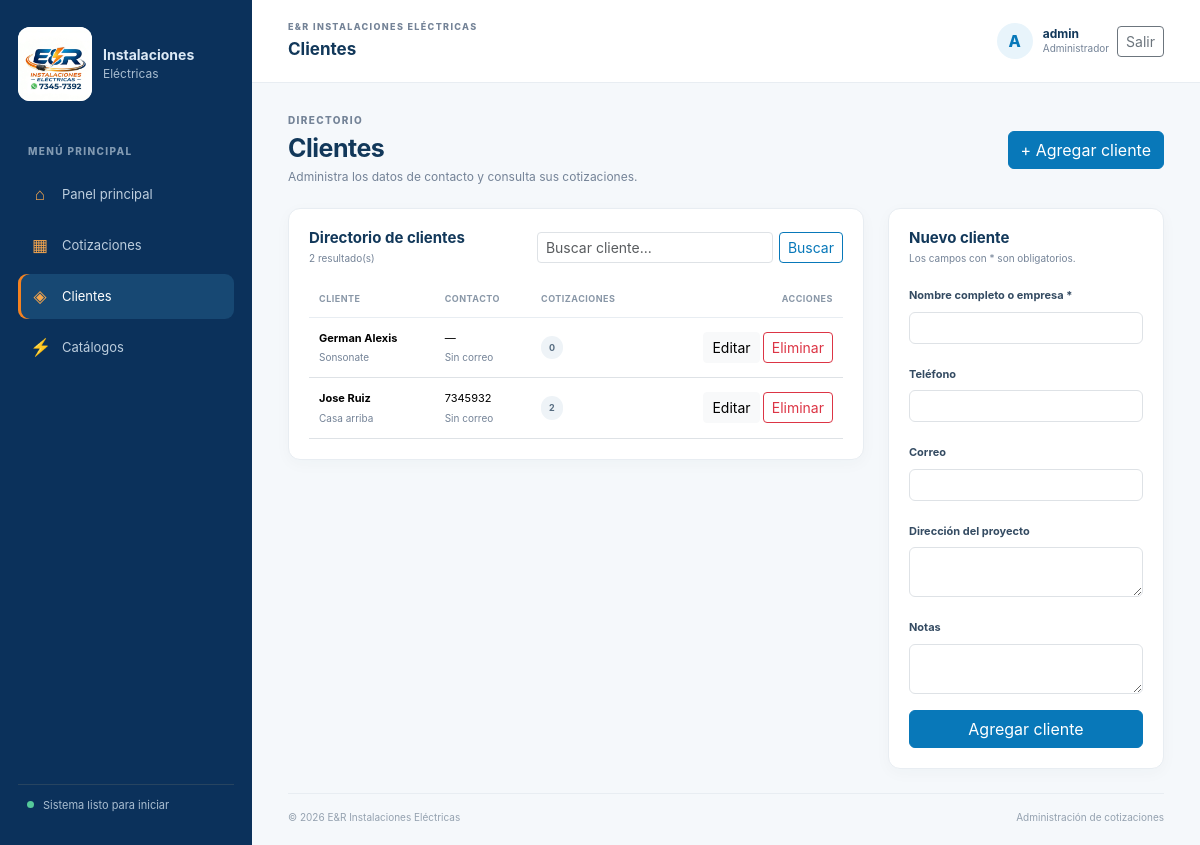
Screenshot of /clients.php (signed in) with the database file from the repository.
### tables this page shows
CREATE TABLE `clientes` (
  `id` bigint(20) UNSIGNED NOT NULL,
  `nombre` varchar(160) NOT NULL,
  `telefono` varchar(30) DEFAULT NULL,
  `correo` varchar(190) DEFAULT NULL,
  `direccion` varchar(500) DEFAULT NULL,
  `notas` text DEFAULT NULL,
  `creado_en` timestamp NOT NULL DEFAULT current_timestamp(),
  `actualizado_en` timestamp NOT NULL DEFAULT current_timestamp() ON UPDATE current_timestamp()
);

### app/bootstrap.php (called while the page is built, shortened)
<?php
$config = require __DIR__ . '/../config/config.php';
date_default_timezone_set($config['timezone']);
function app_config(): array
{
    global $config;
    return $config;
}
function db(): PDO
{
    $database = app_config()['database'];
    $dsn = sprintf(
        'mysql:host=%s;port=%d;dbname=%s;charset=%s',
        $database['host'],
        $database['port'],
        $database['name'],
        $database['charset']
    );
    $connection = new PDO($dsn, $database['username'], $database['password'], [
        PDO::ATTR_ERRMODE => PDO::ERRMODE_EXCEPTION,
        PDO::ATTR_DEFAULT_FETCH_MODE => PDO::FETCH_ASSOC,
        PDO::ATTR_EMULATE_PREPARES => false,
    ]);
    return $connection;
}
function e(string $value): string
{
    return htmlspecialchars($value, ENT_QUOTES | ENT_SUBSTITUTE, 'UTF-8');
}

### public/clients.php (the view, shortened to what this page needs)
<?php
require __DIR__ . '/../app/bootstrap.php';
$form = ['nombre' => '', 'telefono' => '', 'correo' => '', 'direccion' => '', 'notas' => ''];
$editingId = filter_input(INPUT_GET, 'edit', FILTER_VALIDATE_INT) ?: 0;
$search = trim((string) ($_GET['q'] ?? ''));
$statement = db()->prepare(
    "SELECT c.id, c.nombre, c.telefono, c.correo, c.direccion, c.creado_en,
            (SELECT COUNT(*) FROM cotizaciones q WHERE q.cliente_id = c.id) AS total_cotizaciones
     FROM clientes c
     WHERE (:search = '' OR c.nombre LIKE :name_search OR c.correo LIKE :email_search OR c.telefono LIKE :phone_search)
     ORDER BY c.nombre ASC"
);
$term = '%' . $search . '%';
$statement->execute([
    'search' => $search,
    'name_search' => $term,
    'email_search' => $term,
    'phone_search' => $term,
]);
$clients = $statement->fetchAll();
require __DIR__ . '/../app/views/header.php';
?>
<div class="page-heading">
    <div>
        <div class="eyebrow">DIRECTORIO</div>
        <h1>Clientes</h1>
        <p>Administra los datos de contacto y consulta sus cotizaciones.</p>
    </div>
    <a class="btn btn-primary" href="#client-form">+ Agregar cliente</a>
</div>
<div class="row g-4">
    <div class="col-12 col-xl-8 order-2 order-xl-1">
        <section class="data-card">
            <div class="card-heading">
                <div><h2>Directorio de clientes</h2><p><?= count($clients) ?> resultado(s)</p></div>
                <form method="get" class="search-form">
                    <input class="form-control form-control-sm" type="search" name="q" placeholder="Buscar cliente..." value="<?= e($search) ?>">
                    <button class="btn btn-outline-primary btn-sm" type="submit">Buscar</button>
                </form>
            </div>
            <div class="table-responsive">
                <table class="table align-middle data-table">
                    <thead><tr><th>Cliente</th><th>Contacto</th><th>Cotizaciones</th><th class="text-end">Acciones</th></tr></thead>
                    <tbody>
                    <?php foreach ($clients as $client): ?>
                        <tr>
                            <td><strong><?= e($client['nombre']) ?></strong><small><?= e($client['direccion'] ?? 'Sin dirección') ?></small></td>
                            <td><?= e($client['telefono'] ?? '—') ?><small><?= e($client['correo'] ?? 'Sin correo') ?></small></td>
                            <td><span class="count-pill"><?= (int) $client['total_cotizaciones'] ?></span></td>
                            <td class="text-end">
                                <a class="btn btn-sm btn-light" href="clients.php?edit=<?= (int) $client['id'] ?>">Editar</a>
                                <form method="post" class="d-inline" onsubmit="return confirm('¿Eliminar este cliente?');">
                                    <button class="btn btn-sm btn-outline-danger" type="submit">Eliminar</button>
                                </form>
                            </td>
                        </tr>
                    <?php endforeach; ?>
                    </tbody>
                </table>
            </div>
        </section>
    </div>
    <div class="col-12 col-xl-4 order-1 order-xl-2">
        <section class="form-card" id="client-form">
            <div class="card-heading"><div><h2><?= $editingId > 0 ? 'Editar cliente' : 'Nuevo cliente' ?></h2><p>Los campos con * son obligatorios.</p></div></div>
            <form method="post">
                <label class="form-label" for="nombre">Nombre completo o empresa *</label>
                <input class="form-control mb-3" id="nombre" name="nombre" required maxlength="160" value="<?= e($form['nombre']) ?>">
                <label class="form-label" for="telefono">Teléfono</label>
                <input class="form-control mb-3" id="telefono" name="telefono" maxlength="30" value="<?= e($form['telefono']) ?>">
                <label class="form-label" for="correo">Correo</label>
                <input class="form-control mb-3" id="correo" name="correo" type="email" maxlength="190" value="<?= e($form['correo']) ?>">
                <label class="form-label" for="direccion">Dirección del proyecto</label>
                <textarea class="form-control mb-3" id="direccion" name="direccion" rows="2" maxlength="500"><?= e($form['direccion']) ?></textarea>
                <label class="form-label" for="notas">Notas</label>
                <textarea class="form-control mb-3" id="notas" name="notas" rows="2"><?= e($form['notas']) ?></textarea>
                <button class="btn btn-primary w-100" type="submit"><?= $editingId > 0 ? 'Guardar cambios' : 'Agregar cliente' ?></button>
            </form>
        </section>
    </div>
</div>
<?php require __DIR__ . '/../app/views/footer.php'; ?>

### public/assets/css/styles.css (style rules this page uses)
:root { --navy: #0b315b; --blue: #0878b9; --blue-light: #e8f4fb; --orange: #f58220; --ink: #12385a; --muted: #748397; --line: #e8edf2; --surface: #ffffff; --page: #f5f8fb; --bs-primary: #0878b9; --bs-primary-rgb: 8, 120, 185; --bs-link-color: #0878b9; --bs-link-hover-color: #075f91; }
body { color: var(--ink); font-family: Inter, "Segoe UI", Arial, sans-serif; }
.app-body { min-height: 100vh; background: var(--page); }
.sidebar-label, .eyebrow { color: var(--muted); font-size: 10px; font-weight: 800; letter-spacing: 1.35px; }
.btn-primary { border-color: var(--blue); background-color: var(--blue); }
.btn-outline-primary { --bs-btn-color: var(--blue); --bs-btn-border-color: var(--blue); --bs-btn-hover-bg: var(--blue); --bs-btn-hover-border-color: var(--blue); --bs-btn-active-bg: #075f91; --bs-btn-active-border-color: #075f91; --bs-btn-disabled-color: var(--blue); --bs-btn-disabled-border-color: var(--blue); }
.page-heading { display: flex; align-items: center; justify-content: space-between; gap: 16px; margin-bottom: 22px; }
.page-heading h1 { margin: 5px 0; font-size: 25px; font-weight: 750; letter-spacing: -.5px; }
.page-heading p { margin: 0; color: var(--muted); font-size: 12px; }
.data-card, .form-card { padding: 20px; border: 1px solid var(--line); border-radius: 12px; background: var(--surface); box-shadow: 0 4px 16px #18334d08; }
.card-heading { display: flex; align-items: center; justify-content: space-between; gap: 14px; margin-bottom: 15px; }
.card-heading h2, .quote-total-card h2 { margin: 0; font-size: 15px; font-weight: 750; }
.card-heading p { margin: 4px 0 0; color: var(--muted); font-size: 10px; }
.search-form { display: flex; gap: 6px; }
.search-form .form-control { min-width: 155px; }
.data-table { margin: 0; color: var(--ink); font-size: 11px; }
.data-table thead th { padding: 11px 10px; border-bottom-color: var(--line); color: #8997a7; font-size: 9px; font-weight: 750; letter-spacing: .5px; text-transform: uppercase; white-space: nowrap; }
.data-table tbody td { padding: 12px 10px; }
.data-table tbody td small { display: block; max-width: 240px; margin-top: 4px; overflow: hidden; color: var(--muted); font-size: 10px; text-overflow: ellipsis; white-space: nowrap; }
.count-pill, .status-pill { display: inline-flex; align-items: center; padding: 5px 8px; border-radius: 20px; background: #eef3f7; color: #566c80; font-size: 9px; font-weight: 750; white-space: nowrap; }
.form-card .form-label { color: #344b62; font-size: 11px; font-weight: 650; }
.form-card .form-control, .form-card .form-select { font-size: 12px; }

### rows the page displays
clientes: nombre "German Alexis", direccion "Sonsonate", telefono "—", correo "Sin correo", total_cotizaciones "0"
clientes: nombre "Jose Ruiz", direccion "Casa arriba", telefono "7345932", correo "Sin correo", total_cotizaciones "2"

### other values shown
$pageTitle "Clientes"
substr($userName, 0, 1) "A"
$userName "admin"
$userRole "Administrador"
count($clients) "2"
